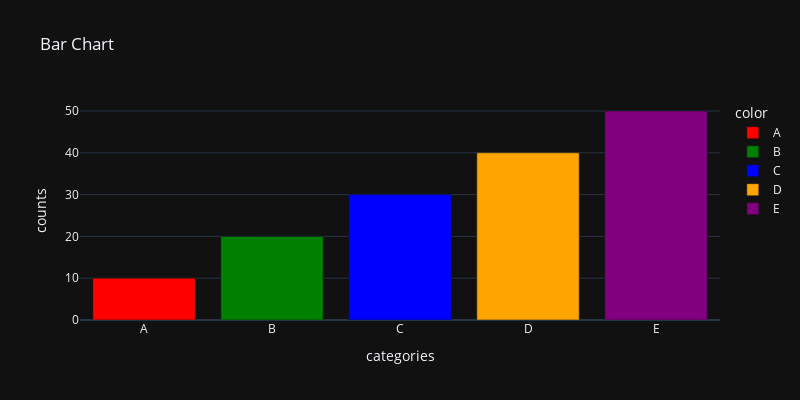

The code cell stored with this chart in its notebook:
### Code cell
labels =['A',"B","C",'D','E']
counts =[10,20,30,40,50]
px.bar(x=labels, y=counts, title='Bar Chart',labels ={"x":'categories','y':'counts'},
       width =800, height =400, template='plotly_dark', color=labels, color_discrete_map={'A':'red',"B":'green','C':'blue',"D":'orange', 'E':'purple'})

### Figure 1 — Plotly figure (JSON) as saved in the notebook; plotly's stock layout.template omitted (floating-point values rounded to 4 significant figures)
{"data": [{"alignmentgroup": "True", "hovertemplate": "color=A<br>categories=%{x}<br>counts=%{y}<extra></extra>", "legendgroup": "A", "marker": {"color": "red", "pattern": {"shape": ""}}, "name": "A", "offsetgroup": "A", "orientation": "v", "showlegend": true, "textposition": "auto", "type": "bar", "x": ["A"], "xaxis": "x", "y": [10], "yaxis": "y"}, {"alignmentgroup": "True", "hovertemplate": "color=B<br>categories=%{x}<br>counts=%{y}<extra></extra>", "legendgroup": "B", "marker": {"color": "green", "pattern": {"shape": ""}}, "name": "B", "offsetgroup": "B", "orientation": "v", "showlegend": true, "textposition": "auto", "type": "bar", "x": ["B"], "xaxis": "x", "y": [20], "yaxis": "y"}, {"alignmentgroup": "True", "hovertemplate": "color=C<br>categories=%{x}<br>counts=%{y}<extra></extra>", "legendgroup": "C", "marker": {"color": "blue", "pattern": {"shape": ""}}, "name": "C", "offsetgroup": "C", "orientation": "v", "showlegend": true, "textposition": "auto", "type": "bar", "x": ["C"], "xaxis": "x", "y": [30], "yaxis": "y"}, {"alignmentgroup": "True", "hovertemplate": "color=D<br>categories=%{x}<br>counts=%{y}<extra></extra>", "legendgroup": "D", "marker": {"color": "orange", "pattern": {"shape": ""}}, "name": "D", "offsetgroup": "D", "orientation": "v", "showlegend": true, "textposition": "auto", "type": "bar", "x": ["D"], "xaxis": "x", "y": [40], "yaxis": "y"}, {"alignmentgroup": "True", "hovertemplate": "color=E<br>categories=%{x}<br>counts=%{y}<extra></extra>", "legendgroup": "E", "marker": {"color": "purple", "pattern": {"shape": ""}}, "name": "E", "offsetgroup": "E", "orientation": "v", "showlegend": true, "textposition": "auto", "type": "bar", "x": ["E"], "xaxis": "x", "y": [50], "yaxis": "y"}], "layout": {"barmode": "relative", "height": 400, "legend": {"title": {"text": "color"}, "tracegroupgap": 0}, "title": {"text": "Bar Chart"}, "width": 800, "xaxis": {"anchor": "y", "domain": [0, 1], "title": {"text": "categories"}}, "yaxis": {"anchor": "x", "domain": [0, 1], "title": {"text": "counts"}}}}
